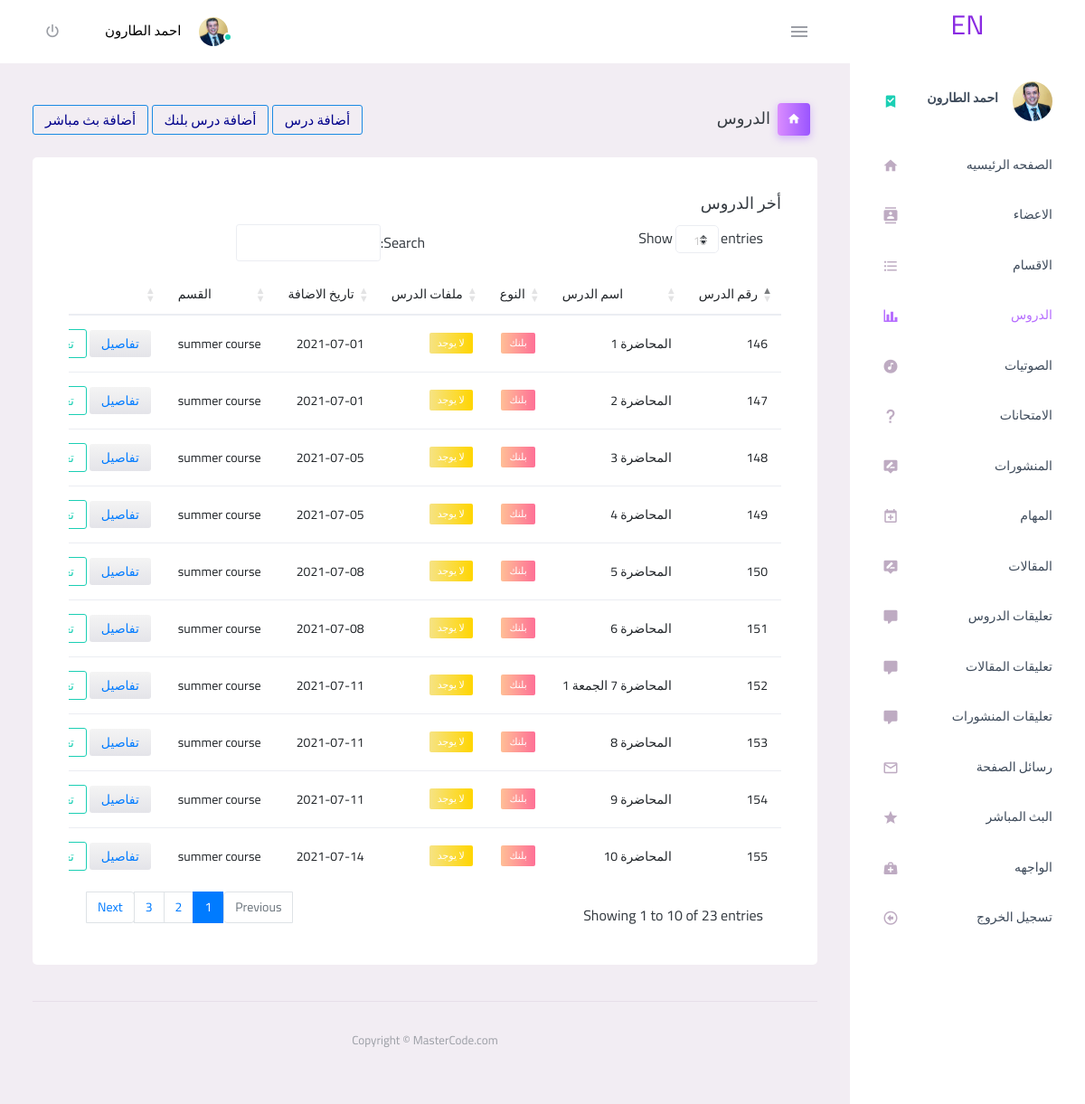
Page /admin/lessons.php (signed in) on the committed database.
### tables this page shows
CREATE TABLE `lessons` (
  `lesson_id` int(11) NOT NULL,
  `lesson_name` varchar(255) NOT NULL,
  `lesson_description` text NOT NULL,
  `video` varchar(255) NOT NULL,
  `lesson_data` date NOT NULL,
  `member_id` int(11) NOT NULL,
  `cat_id` int(11) NOT NULL,
  `video_name` varchar(225) DEFAULT NULL,
  `youtube` tinyint(4) NOT NULL DEFAULT '0',
  `Approve` tinyint(1) NOT NULL DEFAULT '0',
  `pdf` varchar(255) DEFAULT NULL,
  `orders` int(11) NOT NULL DEFAULT '0'
);

CREATE TABLE `category` (
  `category_id` int(11) NOT NULL,
  `category_name` varchar(255) NOT NULL,
  `category_description` text NOT NULL,
  `ordering` int(11) DEFAULT '0',
  `parent` int(11) NOT NULL,
  `Visibility` tinyint(4) NOT NULL,
  `Allow_Comment` tinyint(4) NOT NULL,
  `Allow_Ads` tinyint(4) NOT NULL,
  `image` varchar(255) NOT NULL
);

### admin/lessons.php (the view, shortened to what this page needs)
<?php
if (isset($_SESSION['username'])) {
    include 'inital.php';
    include 'includes/templates/header.php';
    include 'includes/templates/side.php';
    ?>
            <div class="main-panel ">
                <div class="content-wrapper ">
                    <div class="page-header ">
                        <h3 class="page-title ">
                            <span class="page-title-icon bg-gradient-primary text-white mr-2 ">
                                <i class="mdi mdi-home "></i>
                            </span>&nbsp; الدروس
                        </h3>
                        <div class="">
                            <button style="color:darkblue;font-size:15px " type="button " class="btn btn-outline-info btn-sm" data-toggle="modal" data-target="#add">أضافة درس</button>
                            <button style="color:darkblue;font-size:15px " type="button " class="btn btn-outline-info btn-sm" data-toggle="modal" data-target="#add2">أضافة درس بلنك</button>
                            <button style="color:darkblue;font-size:15px " type="button " class="btn btn-outline-info btn-sm" data-toggle="modal" data-target="#add3">أضافة بث مباشر</button>
                        </div>
                    </div>
                    <?php
                        $stmt = $con->prepare("SELECT
                                                lessons.*,
                                                category.category_name AS category_name
                                            FROM
                                                lessons
                                            INNER JOIN
                                                category
                                            ON
                                                category.category_id = lessons.cat_id
                                            where
                                                youtube = 0
                                            ORDER BY
                                                lesson_id asc");
                            $stmt->execute();
                            $rows = $stmt->fetchAll();
                            if (! empty($rows)) {
                    ?>
                    <div class="row ">
                        <div class="col-12 grid-margin ">
                            <div class="card ">
                                <div class="card-body ">
                                    <h4 class="card-title ">أخر الدروس</h4>
                                    <div class="table-responsive ">
                                        <table class="table" id="datatableid">
                                            <thead>
                                                <tr>
                                                    <th> رقم الدرس </th>
                                                    <th> اسم الدرس </th>
                                                    <th>النوع</th>
                                                    <th> ملفات الدرس</th>
                                                    <th>تاريخ الاضافة</th>
                                                    <th> القسم</th>
                                                    <th>لوحة التحكم</th>
                                                </tr>
                                            </thead>
                                            <tbody>
                                            <?php
							            foreach($rows as $row) {?>
                                            <tr>
                                                <td> <?php echo $row['lesson_id'];?></td>
                                                <td>
                                                    <?php echo $row['lesson_name'];?>
                                                </td>
                                                <td>
                                                    <?php
                                                        if($row['video_name']==''){echo'<label class="badge badge-gradient-danger">بلنك</label>';}
                                                        else {echo'<label class="badge badge-gradient-primary"> علي المنصة</label>';}
                                                    ?>
                                                </td>
                                                <td>
                                                    <?php
                                                        if($row['pdf']==''){echo'<label class="badge badge-gradient-warning">لا يوجد</label>';}
                                                        else {echo'<label class="badge badge-gradient-success"> يوجد </label>';}
                                                    ?>
                                                </td>
                                                <td> <?php echo $row['lesson_data'];?></td>
                                                <td> <?php echo $row['category_name'];?></td>
                                                <td>
                                                    <button type="button " class="btn btn-gradient-light btn-sm lesson_edit"><a href="lesson_content.php?lesson_id=<?php echo $row['lesson_id']; ?>" style="text-decoration: none;">تفاصيل</a></button>
                                                    <button type="button " class="btn btn-outline-success btn-sm lesson_edit main_view" value="<?php echo $row['lesson_id'];?>">تعديل</button>
                                                </td>
                                            </tr>
                                        <?php } ?>
                                            </tbody>
                                        </table>
                                    </div>
                                </div>
                            </div>
                        </div>
                    </div>
                    <?php }
                    ?>
                <?php
include 'includes/templates/footer.php'; ?>
<?php
} else {
    header('Location: index.php');
    exit();
}
?>

### rows in the picture
lessons: lesson_id "146", lesson_name "المحاضرة 1", shows "بلنك", pdf "لا يوجد", lesson_data "2021-07-01", category.category_name "summer course"
lessons: lesson_id "147", lesson_name "المحاضرة 2", shows "بلنك", pdf "لا يوجد", lesson_data "2021-07-01", category.category_name "summer course"
lessons: lesson_id "148", lesson_name "المحاضرة 3", shows "بلنك", pdf "لا يوجد", lesson_data "2021-07-05", category.category_name "summer course"
lessons: lesson_id "149", lesson_name "المحاضرة 4", shows "بلنك", pdf "لا يوجد", lesson_data "2021-07-05", category.category_name "summer course"
lessons: lesson_id "150", lesson_name "المحاضرة 5", shows "بلنك", pdf "لا يوجد", lesson_data "2021-07-08", category.category_name "summer course"
lessons: lesson_id "151", lesson_name "المحاضرة 6", shows "بلنك", pdf "لا يوجد", lesson_data "2021-07-08", category.category_name "summer course"
lessons: lesson_id "152", lesson_name "المحاضرة 7 الجمعة 1", shows "بلنك", pdf "لا يوجد", lesson_data "2021-07-11", category.category_name "summer course"
lessons: lesson_id "153", lesson_name "المحاضرة 8", shows "بلنك", pdf "لا يوجد", lesson_data "2021-07-11", category.category_name "summer course"
lessons: lesson_id "154", lesson_name "المحاضرة 9", shows "بلنك", pdf "لا يوجد", lesson_data "2021-07-11", category.category_name "summer course"
lessons: lesson_id "155", lesson_name "المحاضرة 10", shows "بلنك", pdf "لا يوجد", lesson_data "2021-07-14", category.category_name "summer course"

### other values in the picture
$_SESSION['username'] "احمد الطارون"
